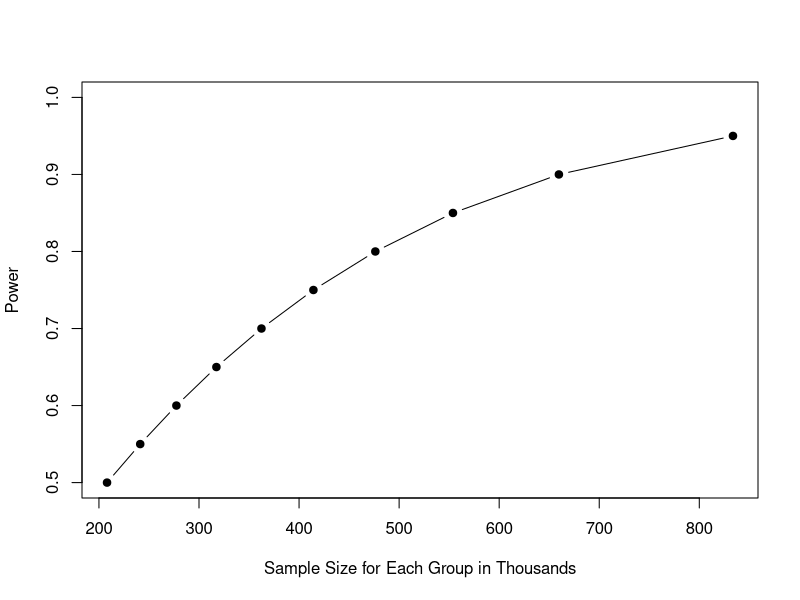

This figure's R source:
#############################################################################
# Description: Code for completing an illustrative power calculation for    #
# a two-sample t-test of a (say) conversion lift study.											#			                          		
# (https://developers.facebook.com/docs/marketing-api/guides/lift-studies/) #
# This data is to be used to illustrate A/B Testing power calculationrs for #
# BUSA 603.                                                                 #
# 																			                                    #	
# Last Update Date:  12/12/22       										                    #
#                                          									                #
# Last Update Date Comments:												                        #
#	A) 12/12/22 - Version 1 of code.											                    #
#																			                                      #
# Inputs:                                                                   #
# A) Parameters for generating synthetic data.  Values taken from a         #
# particular instantiation of the R code Generate_AB_Test_Data.R            #
#																			                                      #
# Outputs:																	                                #
#	A)	A power analysis graph. 					                                    #
#																			                                      #	
# Reference2:                                                               #
# A) https://stats.oarc.ucla.edu/r/dae/                                     #
# power-analysis-for-two-group-independent-sample-t-test/                   #
# Author:  Brian Weikel														                          #
#############################################################################

library(pwr)

# Effect Size:  Test less Control
effect_size <- 0.1967 - 0.1887 # Initial values: 0.2130741 - 0.2076830.
  # Second set of values: 0.2165 - 0.2080
# Standard Error of Test:  Test and Control Pooled Value under the assumption of
# equal group sample sizes. 
std_error <- sqrt((1.58^2+1.56^2)/2)

p_50 <- pwr.t.test(d=effect_size/std_error,power=0.50,sig.level=0.10,
           type="two.sample",alternative="two.sided")
p_55 <- pwr.t.test(d=effect_size/std_error,power=0.55,sig.level=0.10,
                   type="two.sample",alternative="two.sided")
p_60 <- pwr.t.test(d=effect_size/std_error,power=0.60,sig.level=0.10,
                   type="two.sample",alternative="two.sided")
p_65 <- pwr.t.test(d=effect_size/std_error,power=0.65,sig.level=0.10,
                   type="two.sample",alternative="two.sided")
p_70 <- pwr.t.test(d=effect_size/std_error,power=0.70,sig.level=0.10,
                   type="two.sample",alternative="two.sided")
p_75 <- pwr.t.test(d=effect_size/std_error,power=0.75,sig.level=0.10,
                   type="two.sample",alternative="two.sided")
p_80 <- pwr.t.test(d=effect_size/std_error,power=0.80,sig.level=0.10,
                   type="two.sample",alternative="two.sided")
p_85 <- pwr.t.test(d=effect_size/std_error,power=0.85,sig.level=0.10,
                   type="two.sample",alternative="two.sided")
p_90 <- pwr.t.test(d=effect_size/std_error,power=0.90,sig.level=0.10,
                   type="two.sample",alternative="two.sided")
p_95 <- pwr.t.test(d=effect_size/std_error,power=0.95,sig.level=0.10,
                   type="two.sample",alternative="two.sided")

power_values <- c(0.5,0.55,0.6,0.65,0.7,0.75,0.8,0.85,0.9,0.95)
sample_size_each_group <-c(p_50$n,p_55$n,p_60$n,p_65$n,p_70$n,p_75$n,
                           p_80$n,p_85$n,p_90$n,p_95$n)/1000

plot(sample_size_each_group, power_values, type = "b", pch = 19, 
     ylim = c(0.5, 1),
     col = "black", xlab = "Sample Size for Each Group in Thousands", 
     ylab = "Power")
